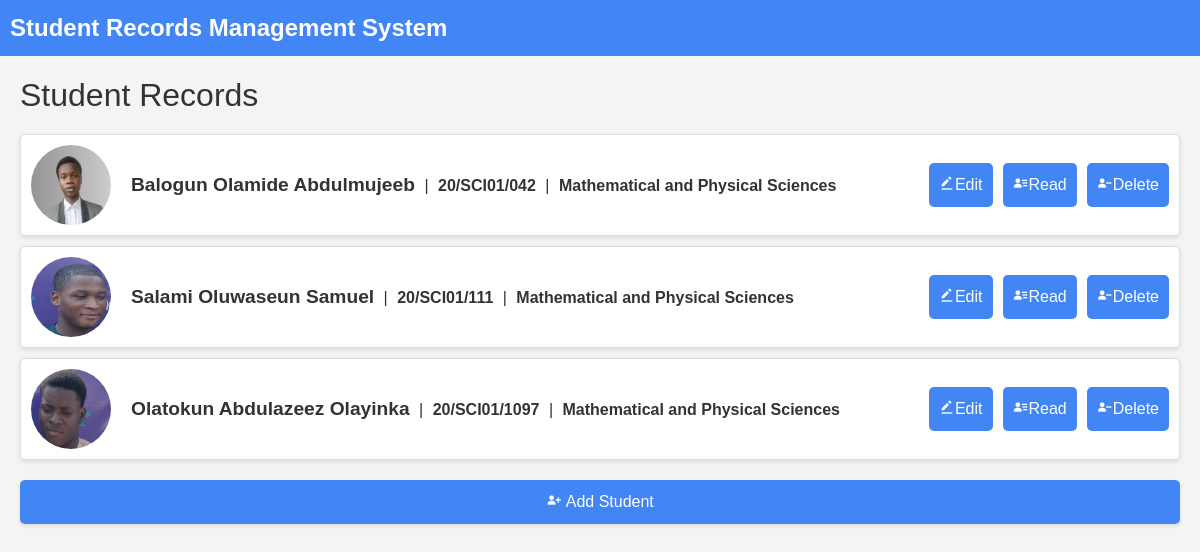
/records/homepage/, run on an earlier commit of the app's database.
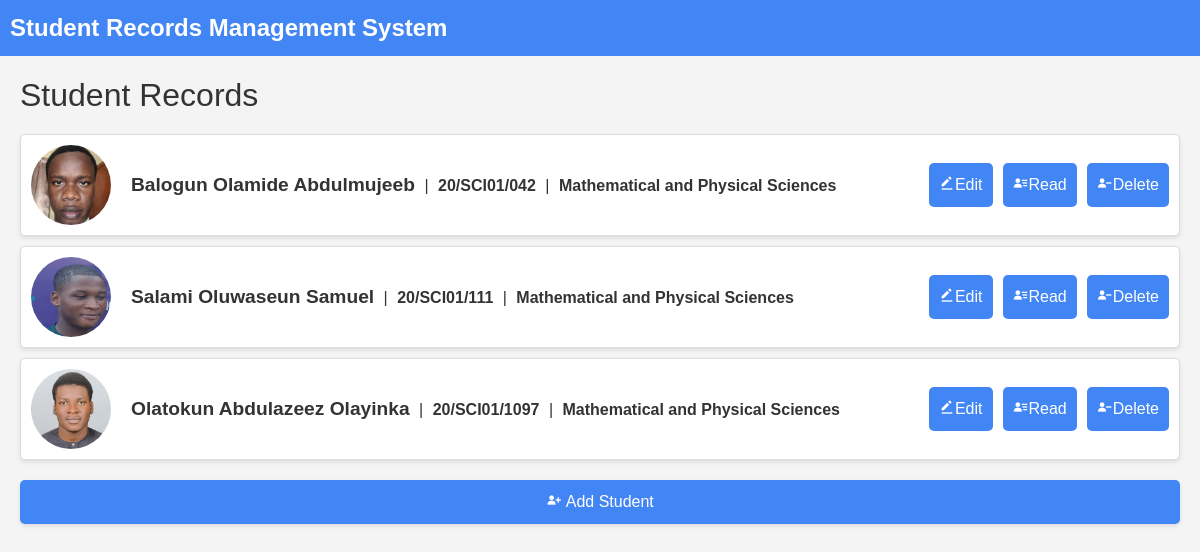
And on a later commit of the database.
### myapp/models.py (models this page shows, shortened)
class Student(models.Model):
  id = models.AutoField(primary_key=True, null=False)
  matric_number = models.CharField(unique=True, max_length=20, null=False)
  full_name = models.CharField(max_length=255, null=False)
  passport_photo = models.ImageField(upload_to='passport_photos/', null=False)
  department = models.CharField(max_length=40, null=False)
  college = models.CharField(max_length=40, null=False)
  cgpa = models.FloatField(null=False)
  gender = models.CharField(max_length=10, null=False)
  age = models.IntegerField(null=False)
  date_of_birth = models.DateField(null=False)
  contact_no = models.CharField(max_length=15, null=False)
  address = models.CharField(null=False, max_length=100)
  email = models.EmailField(null=False)
  nationality = models.CharField(null=False, max_length=50)
  state = models.CharField(null=False, max_length=20)

### myapp/views.py (the view)
# urls.py: path('homepage/', views.homepage, name='homepage'),
def homepage(request):
    students = Student.objects.all()
    return render(request, 'homepage.html', {'students': students})

### myapp/templates/homepage.html (shortened to what this page needs)
{% extends 'base.html' %}
{% block content %}
  <h1 class="page-title">Student Records</h1>
  <ul class="student-list">
      {% for student in students %}
          <li class="student-item">
              <img class="student-photo" src="{{ student.passport_photo.url }}" alt="{{ student.full_name }} photo">
              <div class="student-info">
                  <span class="student-name">{{ student.full_name }}</span>
                  <span class="separator">|</span>
                  <span class="matric-number">{{ student.matric_number }}</span>
                  <span class="separator">|</span>
                  <span class="student-department">{{ student.department }}</span>
              </div>
              <div class="action-buttons">
                  <a class="edit-link" href="{% url 'edit_student' student.matric_number %}">
                    <i class='bx bxs-edit-alt'></i>Edit
                  </a>
                  <a class="read-link" href="{% url 'read_student' student.matric_number %}">
                    <i class='bx bxs-user-detail' ></i>Read
                  </a>
                  <a class="delete-link" href="{% url 'delete_student' student.matric_number %}">
                    <i class='bx bxs-user-minus'></i>Delete
                  </a>
              </div>
          </li>
      {% endfor %}
  </ul>
  <a class="add-student-btn" href="{% url 'add_student' %}">
    <i class='bx bxs-user-plus'></i> Add Student
  </a>
{% endblock %}

What changed in the data, as far as the page shows it:
changed Student "Balogun Olamide Abdulmujeeb": passport_photo: a different picture
changed Student "Olatokun Abdulazeez Olayinka": passport_photo: a different picture
